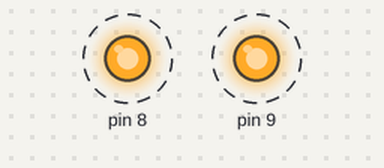
Bench run of a sketch on a simulated Arduino Uno, built with avr-gcc and run on an emulated ATmega328P. Shown: output pins drawn as LEDs (lit = HIGH). Dashed ring = blinking.

Above: at 0.2 s.
Timing chart, 0 to 4.6 s (numbered marks = the images above):
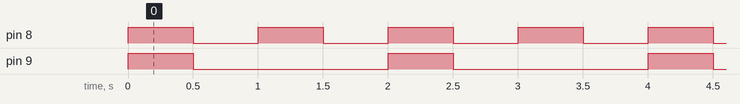

Measured:
- by itself, pin 8: alternates HIGH for 0.50 s and LOW for 0.50 s
- by itself, pin 9: alternates HIGH for 0.50 s and LOW for 1.5 s
- by itself, everything shown: repeats every 2.0 s, in 4 steps

The sketch:

kevin.ino
```cpp
/**
 * Using an arduino to control Kevin robot.
 */

void setup()
{
  pinMode(8, OUTPUT);
  pinMode(9, OUTPUT);
}

void loop()
{
  // forward
  digitalWrite(8, HIGH);
  digitalWrite(9, HIGH);
  delay(500);
  digitalWrite(8, LOW);
  digitalWrite(9, LOW);
  delay(500);

  // right
  digitalWrite(8, HIGH);
  digitalWrite(9, LOW);
  delay(500);
  digitalWrite(8, LOW);
  digitalWrite(9, LOW);
  delay(500);
}
```
